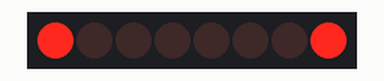
This sketch was run on a simulated Arduino Uno, built with avr-gcc and run on an emulated ATmega328P. Shown: 8 shift-register outputs drawn as a row of LEDs (first output left, lit = HIGH). Wiring (inferred from the names in the program): shift register (74HC595): data pin 12; shift clock pin 9; latch pin 11. Wiring (inferred from the signals the program sends): row of LEDs: on Q0, Q1, Q2, Q3, Q4, Q5, Q6, Q7.

Above: at 0.2 s.
At 1.4 s:
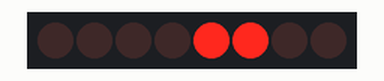
At 2.2 s:
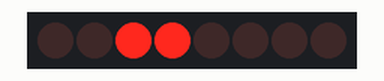
At 3.0 s:
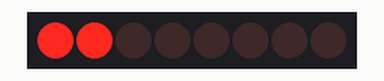
At 5.0 s:
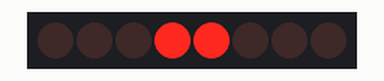
At 7.0 s:
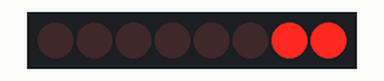
Timing chart, 0 to 7.4 s (numbered marks = the images above):
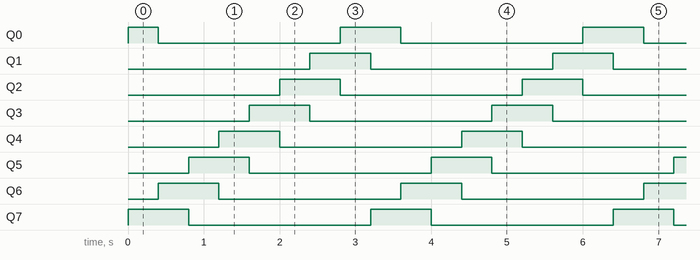

Measured:
- by itself, Q0: repeats every 3.2 s: LOW 2.4 s, HIGH 0.80 s
- by itself, Q1–7: alternates HIGH for 0.80 s and LOW for 2.4 s
- by itself, everything shown: repeats every 3.2 s, in 8 steps

The sketch:

sketch_nov25c.ino
```cpp
int clockPin = 9;
int latchPin = 11;
int dataPin = 12;

byte LEDs = 0b10000001;
//byte LEDs = 0b10000000;

int dt = 400;
void setup() {
  pinMode(latchPin, OUTPUT);
  pinMode(dataPin, OUTPUT);
  pinMode(clockPin, OUTPUT);
  Serial.begin(9600);
}

void loop() {
  digitalWrite(latchPin, LOW);
  shiftOut(dataPin, clockPin, LSBFIRST, LEDs);
  digitalWrite(latchPin, HIGH);

  LEDs = LEDs/128+LEDs*2;
  delay(dt);
}
```
